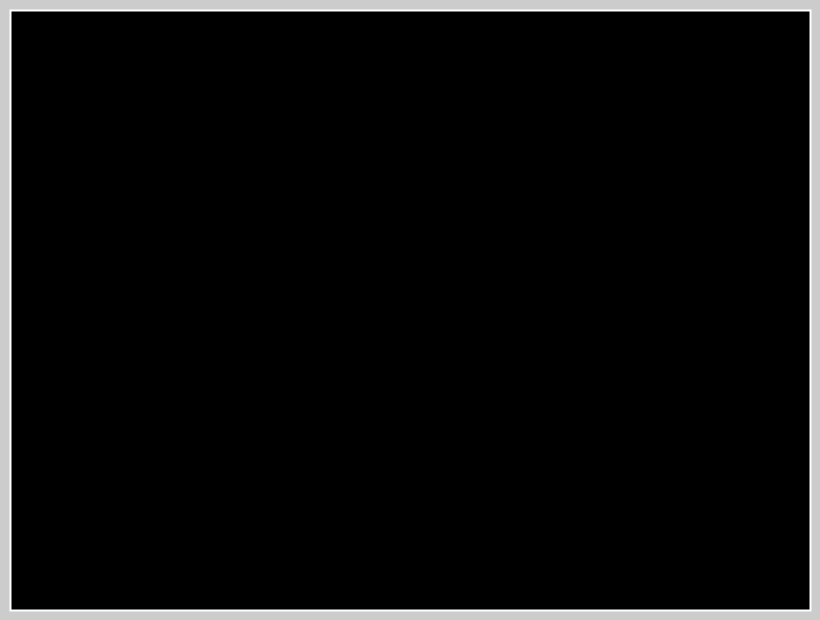
Frame 1 (no input)
Frame 60 (the mouse pressed at the canvas centre just before this capture): identical to frame 1, image omitted
Frame 120 (the mouse held since frame 60 and released just before this capture): identical to frame 1, image omitted

The Processing sketch that drew this single still picture (run headless with seeded random() and noise(); from frame 60 on, the mouse is pressed at the canvas centre):

// Processing sketch: MainSpace
// ── MainSpace.pde
int WindowWidth = 800;
int WindowHeight = 600;
int MaxParticles = 4;
Quadrant QuadrantRacine;

void settings()
{
    size(WindowWidth + 20, WindowHeight + 20);
    
}

void setup()
{
  PVector QuadrantTopLeft = new PVector(0 + 10, 0 + 10);
  QuadrantRacine = new Quadrant(QuadrantTopLeft, WindowWidth, WindowHeight, MaxParticles);
  QuadrantRacine.render();
}

void draw(){}

void mouseClicked() {
  println("");
  println("********************OnClicked********************");

  // Ajoute la particule au bon quadrant feuille
  QuadrantRacine.AddParticleOnClick();
  println("********************AddParticleOnClick() OVER********************");
  
  // Vérifie si la racine ou ses enfants doivent se subdiviser
  QuadrantRacine.GenerateTree(MaxParticles);
  println("********************GenerateTree() OVER********************");
}

// ── Particule.pde
class Particule
{
  float x, y;
  float diameter = 10;

  Particule(float x, float y)
  {
    this.x = x;
    this.y = y;
  }

  void render()
  {
    fill(150, 0, 255);
    noStroke();
    circle(x, y, diameter);
  }
}

// ── Quadrant.pde
class Quadrant
{
  PVector TopLeft;
  float Height;
  float Width;
  //int MaxDepth = 4;
  int MaxParticles = 4;
  
  boolean HasChildren = false;
  Quadrant Parent;
  Quadrant[] Children = new Quadrant[4];
  ArrayList<Particule> Particules = new ArrayList<Particule>();

  Quadrant(PVector TopLeft, float Width, float Height, int MaxParticles)
  {
    this.TopLeft = TopLeft;
    this.Height = Height;
    this.Width = Width;
    this.MaxParticles = MaxParticles;
  }

  void render()
  {
    // Couleur
    fill(0, 0, 0);
  
    // Bordures
    stroke(255);
    strokeWeight(2);
    
    // Quandrant
    rect(TopLeft.x, TopLeft.y, Width, Height);
    
    // Render Particles
    for (Particule p : Particules)
    {
      p.render();
    }
  }
  
  int GetParticles() {
  
    // Top Left
    float x1 = TopLeft.x;
    float y1 = TopLeft.y;
    // Bottom Roght
    float x2 = x1 + Width;
    float y2 = y1 + Height;
     
    int NbParticules = 0;
    for (Particule p : Particules) {
      if (p.x >= x1 && p.x <= x2 && p.y >= y1 && p.y <= y2) {
        NbParticules++;
      }
    }
    println("Nombre Particules = " + NbParticules);
    return NbParticules;
  }
  
  void GenerateTree(int Dept){
    float halfWidth = Width / 2.0;
    float halfHeight = Height / 2.0;
    
    // Seul les feuilles ont besoins de créer des enfants
    if(HasChildren){
      for (Quadrant child : Children) {
        child.GenerateTree(Dept);
      }
      return;
    }
    
    // Si les feuilles ont besoin de diviser
    if(GetParticles() > MaxParticles){
      float x1 = TopLeft.x;
      float y1 = TopLeft.y;
      float x2 = TopLeft.x + halfWidth;
      float y2 = TopLeft.y + halfHeight;
      
      HasChildren = true;
      Children[0] = new Quadrant(new PVector(x1, y1), halfWidth, halfHeight, MaxParticles);
      Children[1] = new Quadrant(new PVector(x1, y2), halfWidth, halfHeight, MaxParticles);
      Children[2] = new Quadrant(new PVector(x2, y1), halfWidth, halfHeight, MaxParticles);
      Children[3] = new Quadrant(new PVector(x2, y2), halfWidth, halfHeight, MaxParticles);
      
      for (Particule p : Particules) {
        RedistributeParticlesOnGenerate(p);
      }
      
      for (Quadrant child : Children) {
        child.render();
      }
      
      Particules.clear();
    }
  }
  
  void RedistributeParticlesOnGenerate(Particule p){
  
    if(!HasChildren){
      println("Error : Called RedistributeParticlesOnGenerate() on a Quadrnat with no children");
     return;
    }
    else { // descend dans le quadrant correct
      float halfWidth = Width / 2.0;
      float halfHeight = Height / 2.0;
  
      int index; // quel enfant
      
      if(p.x <= TopLeft.x + halfWidth){
        if(p.y <= TopLeft.y + halfHeight){
          index = 0; // quadrant 1
        } else {
          index = 1; // quadrant 2
        }
      } else {
        if(p.y <= TopLeft.y + halfHeight){
          index = 2; // quadrant 3
        } else {
          index = 3; // quadrant 4
        }
      }
      println("Quadrant :" + (index + 1));
      Children[index].Particules.add(p);
    }
  }
  
  /*
  1 | 3
  -----
  2 | 4
  */
  void AddParticleOnClick(){
    GetParticles();
  
    if(!HasChildren){
      Particules.add(new Particule(mouseX, mouseY));
      render();
    }
    else { // descend dans le quadrant correct
      float halfWidth = Width / 2.0;
      float halfHeight = Height / 2.0;
  
      int index; // quel enfant
      
      if(mouseX <= TopLeft.x + halfWidth){
        if(mouseY <= TopLeft.y + halfHeight){
          index = 0; // quadrant 1
        } else {
          index = 1; // quadrant 2
        }
      } else {
        if(mouseY <= TopLeft.y + halfHeight){
          index = 2; // quadrant 3
        } else {
          index = 3; // quadrant 4
        }
      }
  
      Children[index].AddParticleOnClick();
    }
  }
}
